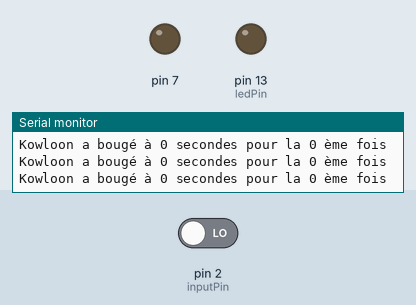
Recording of a sketch running on a simulated Arduino Uno, built with avr-gcc and run on an emulated ATmega328P. On the bench: output pins drawn as LEDs (lit = HIGH), the last lines printed to the serial monitor. The inputs (shaded band) are chosen by the test bench; at power-on: pin 2 (inputPin) LOW. EEPROM starts erased.

Above: at 2.8 s.
2.9 s: pin 2 (inputPin) driven HIGH
At 3.8 s:
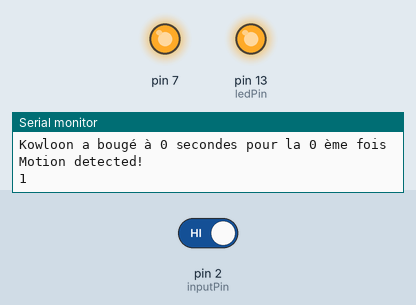
4.5 s: pin 2 (inputPin) driven LOW
At 5.5 s:
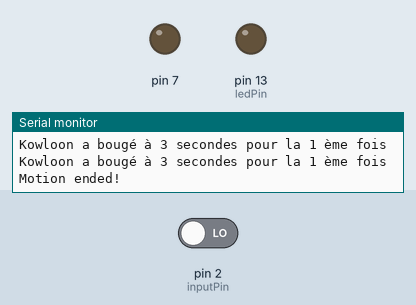
Timing chart, 0 to 7.5 s (numbered marks = the images above; inputs shaded):
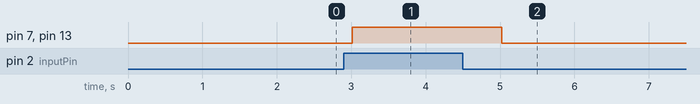

Measured:
- after the input at 2.9 s, pin 7, pin 13 (ledPin): LOW → HIGH after 0.11 s
- after the input at 4.5 s, pin 7, pin 13 (ledPin): HIGH → LOW after 0.52 s

The sketch:

detecteur_chat.ino
```cpp
/*
 * Détecteur de chat
 */

#include <EEPROM.h>
#define RAZ_COMPTEUR

int ledPin = 13;                // choose the pin for the LED
int inputPin = 2;               // choose the input pin (for PIR sensor)
int pirState = LOW;             // we start, assuming no motion detected
int val = 0;                    // variable for reading the pin status
int nombre_passages_kowloon; // Nombre de fois où Kowloon est passé devant sa gamelle de croquette
int temps = 0;
char affichage[100];
int temps_lu;

void setup() {
  pinMode(ledPin, OUTPUT);      // declare LED as output
  pinMode(inputPin, INPUT);     // declare sensor as input
  pinMode(7,OUTPUT);
  Serial.begin(9600);

  #ifdef RAZ_COMPTEUR
    EEPROM.write(0,0);
    EEPROM.write(1,0);
  #endif
}

void loop(){

  temps_lu = EEPROM.read(0);
  nombre_passages_kowloon = EEPROM.read(1);
  sprintf(affichage, "Kowloon a bougé à %d secondes pour la %d ème fois", temps_lu, nombre_passages_kowloon);
  Serial.println(affichage);

  val = digitalRead(inputPin);  // read input value
  //Serial.println(val);

  if (val == HIGH) {            // check if the input is HIGH
    digitalWrite(ledPin, HIGH);  // turn LED ON
    if (pirState == LOW) {
      // we have just turned on
      Serial.println("Motion detected!");
      // We only want to print on the output change, not state
      pirState = HIGH;

      digitalWrite(7,HIGH);
      nombre_passages_kowloon ++;
      Serial.println(nombre_passages_kowloon);
      EEPROM.write(0, temps);
      EEPROM.write(1, nombre_passages_kowloon);
    }
  } else {
    digitalWrite(ledPin, LOW); // turn LED OFF
    if (pirState == HIGH){
      // we have just turned of
      Serial.println("Motion ended!");
      // We only want to print on the output change, not state
      pirState = LOW;
      digitalWrite(7,LOW);
    }
  }

  delay (1000);
  temps++;
}
```
